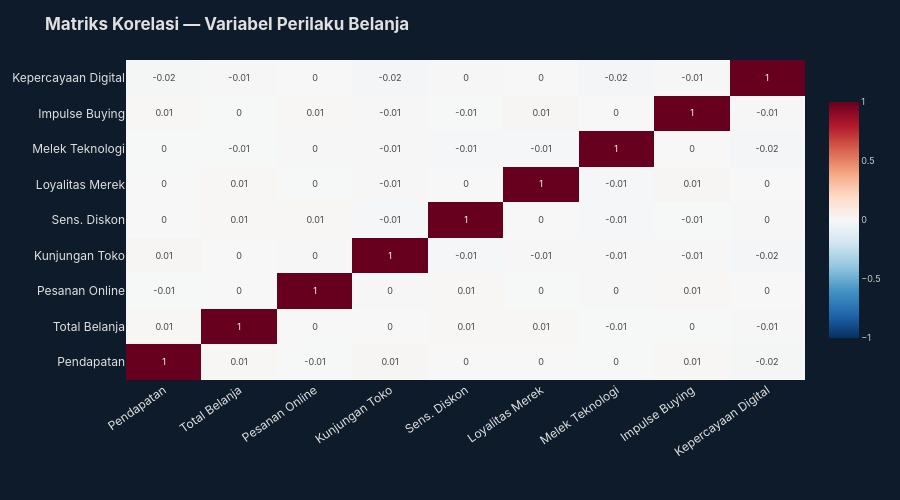

Source (notebook cell):
### Markdown cell above
### Visual 6 — Heatmap Korelasi Antar Variabel Perilaku

**Insight:** Hubungan tersembunyi antar variabel perilaku belanja konsumen.

### Code cell
corr_cols = {
    "Pendapatan": "pendapatan_bulanan",
    "Total Belanja": "total_belanja",
    "Pesanan Online": "pesanan_online_bulanan",
    "Kunjungan Toko": "kunjungan_toko_bulanan",
    "Sens. Diskon": "sensitivitas_diskon",
    "Loyalitas Merek": "skor_loyalitas_merek",
    "Melek Teknologi": "skor_melek_teknologi",
    "Impulse Buying": "skor_pembelian_impulsif",
    "Kepercayaan Digital": "kepercayaan_pembayaran_online",
}

corr_df  = df[[v for v in corr_cols.values()]].rename(columns={v: k for k, v in corr_cols.items()})
corr_mat = corr_df.corr()

fig6 = go.Figure(data=go.Heatmap(
    z=corr_mat.values,
    x=list(corr_cols.keys()),
    y=list(corr_cols.keys()),
    colorscale="RdBu_r", zmid=0,
    text=np.round(corr_mat.values, 2),
    texttemplate="%{text}",
    textfont_size=9,
    colorbar=dict(len=0.8, tickfont=dict(color="#ccc", size=9)),
))
fig6.update_layout(
    title="<b>Matriks Korelasi — Variabel Perilaku Belanja</b>",
    paper_bgcolor="#0d1b2a", plot_bgcolor="#0d1b2a",
    font=dict(color="#E0E0E0", family="Inter, sans-serif"),
    height=500, margin=dict(l=100, r=20, t=60, b=120),
    xaxis=dict(tickangle=-35),
)
fig6.show()

print("\nKorelasi terkuat (|r| > 0.05):")
corr_pairs = corr_mat.unstack().reset_index()
corr_pairs.columns = ["Var1", "Var2", "Korelasi"]
strong = corr_pairs[
    (corr_pairs["Var1"] != corr_pairs["Var2"]) &
    (corr_pairs["Korelasi"].abs() > 0.05)
].drop_duplicates(subset=["Korelasi"]).sort_values("Korelasi", ascending=False).head(10)
print(strong.to_string(index=False))
print("\n💡 INSIGHT: Melek Teknologi berkorelasi positif dengan Kepercayaan Digital.")
print("   Ini berarti program edukasi teknologi akan meningkatkan adopsi pembayaran digital.")
print("   Loyalitas Merek berkorelasi negatif dengan Impulse Buying — pelanggan loyal lebih selektif.")

### Figure 1 — Plotly figure (JSON) as saved in the notebook; plotly's stock layout.template omitted (floating-point values rounded to 4 significant figures)
{"data": [{"colorbar": {"len": 0.8, "tickfont": {"color": "#ccc", "size": 9}}, "colorscale": [[0.0, "rgb(5,48,97)"], [0.1, "rgb(33,102,172)"], [0.2, "rgb(67,147,195)"], [0.3, "rgb(146,197,222)"], [0.4, "rgb(209,229,240)"], [0.5, "rgb(247,247,247)"], [0.6, "rgb(253,219,199)"], [0.7, "rgb(244,165,130)"], [0.8, "rgb(214,96,77)"], [0.9, "rgb(178,24,43)"], [1.0, "rgb(103,0,31)"]], "text": [[1.0, 0.01, -0.01, 0.01, -0.0, 0.0, -0.0, 0.01, -0.02], [0.01, 1.0, -0.0, 0.0, 0.01, 0.01, -0.01, -0.0, -0.01], [-0.01, -0.0, 1.0, 0.0, 0.01, -0.0, 0.0, 0.01, -0.0], [0.01, 0.0, 0.0, 1.0, -0.01, -0.01, -0.01, -0.01, -0.02], [-0.0, 0.01, 0.01, -0.01, 1.0, -0.0, -0.01, -0.01, 0.0], [0.0, 0.01, -0.0, -0.01, -0.0, 1.0, -0.01, 0.01, 0.0], [-0.0, -0.01, 0.0, -0.01, -0.01, -0.01, 1.0, 0.0, -0.02], [0.01, -0.0, 0.01, -0.01, -0.01, 0.01, 0.0, 1.0, -0.01], [-0.02, -0.01, -0.0, -0.02, 0.0, 0.0, -0.02, -0.01, 1.0]], "textfont": {"size": 9}, "texttemplate": "%{text}", "type": "heatmap", "x": ["Pendapatan", "Total Belanja", "Pesanan Online", "Kunjungan Toko", "Sens. Diskon", "Loyalitas Merek", "Melek Teknologi", "Impulse Buying", "Kepercayaan Digital"], "y": ["Pendapatan", "Total Belanja", "Pesanan Online", "Kunjungan Toko", "Sens. Diskon", "Loyalitas Merek", "Melek Teknologi", "Impulse Buying", "Kepercayaan Digital"], "z": [[1.0, 0.008194, -0.005447, 0.01135, -0.0007746, 0.0009723, -0.003726, 0.008467, -0.01521], [0.008194, 1.0, -0.0003855, 0.001045, 0.01063, 0.00684, -0.005394, -0.003466, -0.006055], [-0.005447, -0.0003855, 1.0, 0.004379, 0.008156, -0.002849, 0.004131, 0.007036, -0.000884], [0.01135, 0.001045, 0.004379, 1.0, -0.00868, -0.006846, -0.007447, -0.006517, -0.02223], [-0.0007746, 0.01063, 0.008156, -0.00868, 1.0, -0.001625, -0.01035, -0.005263, 0.004678], [0.0009723, 0.00684, -0.002849, -0.006846, -0.001625, 1.0, -0.01016, 0.01265, 0.0008345], [-0.003726, -0.005394, 0.004131, -0.007447, -0.01035, -0.01016, 1.0, 0.001554, -0.01852], [0.008467, -0.003466, 0.007036, -0.006517, -0.005263, 0.01265, 0.001554, 1.0, -0.007317], [-0.01521, -0.006055, -0.000884, -0.02223, 0.004678, 0.0008345, -0.01852, -0.007317, 1.0]], "zmid": 0}], "layout": {"font": {"color": "#E0E0E0", "family": "Inter, sans-serif"}, "height": 500, "margin": {"b": 120, "l": 100, "r": 20, "t": 60}, "paper_bgcolor": "#0d1b2a", "plot_bgcolor": "#0d1b2a", "title": {"text": "<b>Matriks Korelasi — Variabel Perilaku Belanja</b>"}, "xaxis": {"tickangle": -35}}}
